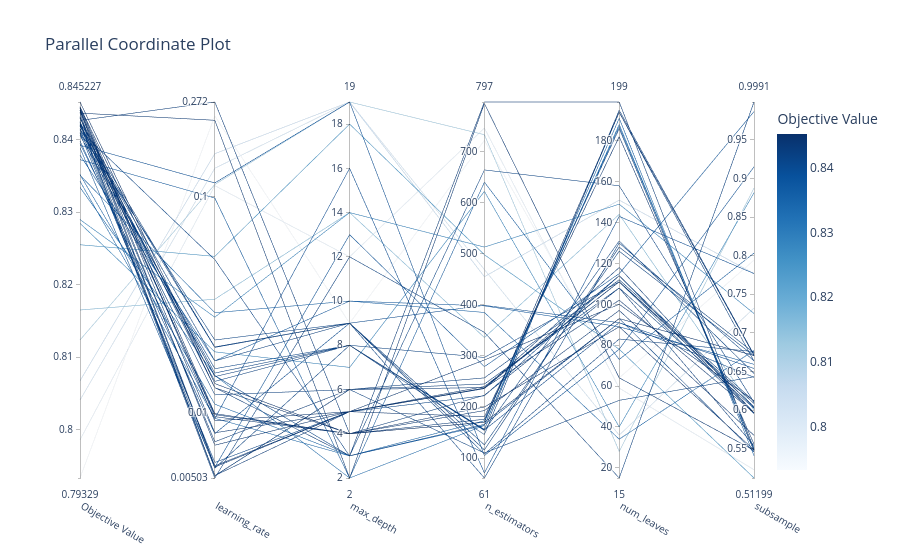

The cell this chart's notebook holds for it:
### Code cell
# parallel coordinate plot -- interactions between key LGBM params
optuna.visualization.plot_parallel_coordinate(
    study,
    params=["n_estimators", "max_depth", "learning_rate", "num_leaves", "subsample"]
)
